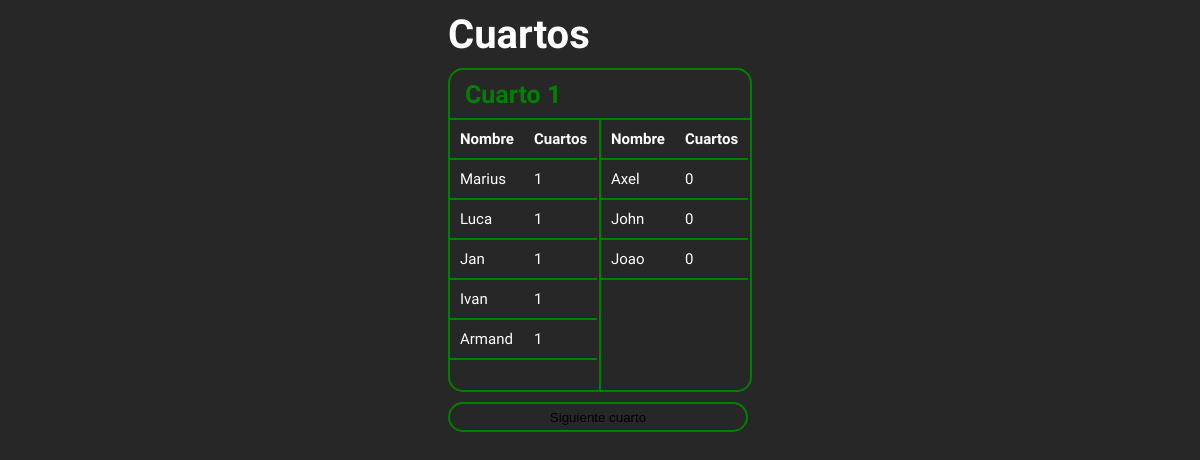
/partido/cuartos, run on the app's committed database.
### src/database/models.py (models this page shows)
class Jugador(Base):
    __tablename__ = 'jugadores'
    id = Column(Integer, primary_key=True)
    numero = Column(String, nullable=False)
    nombre = Column(String, nullable=True)
    min_tot = Column(Integer, default=0)

### main.py (the view)
@app.route('/partido/cuartos')
def cuartos():
    partido = db.obtener_partido_activo()
    jugadores = db.listar_jugadores()
    convocados = partido['convocados']
    en_pista = partido['en_pista']
    banquillo = []
    for jugador in convocados:
        if jugador not in en_pista:
            banquillo.append(jugador)
    return render_template('cuartos.html', partido=partido, jugadores=jugadores, banquillo = banquillo)

### src/database/db_manager.py (called while the page is built)
    def listar_jugadores(self):
        jugadores = self.session.query(Jugador).all()
        return jugadores

    def obtener_partido_activo(self):
        partido = self.session.query(PartidoActivo).filter(PartidoActivo.id == 1).first()
        if not partido:
            return None
        convocados = json.loads(partido.convocados)
        en_pista = json.loads(partido.en_pista)
        cuarto_actual = partido.cuarto_actual
        cuartos_jugados = json.loads(partido.cuartos_jugados)
        return {
            'convocados': convocados,
            'en_pista': en_pista,
            'cuarto_actual': cuarto_actual,
            'cuartos_jugados': cuartos_jugados
        }

### templates/cuartos.html (shortened to what this page needs)
<!DOCTYPE html>
<html lang="en">
<head>
    <link rel="stylesheet" href="{{ url_for('static', filename='css/style.css') }}">
<body>
    <div class="contenido">
        <div class="main">
            <h1 class="titulo" id="equipo">Cuartos</h1>
            <div class="cuartos">
                <div class="arriba">
                    <h1 class="titulo" id="cuarto">Cuarto {{ partido.cuarto_actual }}</h1>
                </div>
                <div class="abajo">
                    <div class="izq">
                        <table class="tabla" id="tablacuartos">
                            <tr>
                                <th>Nombre</th>
                                <th>Cuartos</th>
                            </tr>
                            {% for numero in partido.en_pista %}
                                {% for jugador in jugadores %}
                                    {% if jugador.numero == numero|string %}
                                    <tr>
                                        <td>{{ jugador.nombre }}</td>
                                        <td>{{ partido.cuartos_jugados[numero|string] }}</td>
                                    </tr>
                                    {% endif %}
                                {% endfor %}
                            {% endfor %}
                        </table>
                    </div>
                    <div class="der">
                         <table class="tabla" id="tablacuartos">
                            <tr>
                                <th>Nombre</th>
                                <th>Cuartos</th>
                            </tr>
                            {% for numero in banquillo %}
                                {% for jugador in jugadores %}
                                    {% if jugador.numero == numero|string %}
                                    <tr>
                                        <td>{{ jugador.nombre }}</td>
                                        <td>{{ partido.cuartos_jugados[numero|string] }}</td>
                                    </tr>
                                    {% endif %}
                                {% endfor %}
                            {% endfor %}
                        </table>
                    </div>
                </div>
            </div>
            <button type="submit" class="boton" id="boton_cuartos" method="POST" action="/siguiente_cuarto">
                Siguiente cuarto
            </button>
        </div>
    </div>
</body>
</html>

### static/css/style.css (style rules this page uses)
body { display: flex; flex-direction: column; align-items: center; justify-content: center; background-color: #272727; }
.titulo { font-family: "Roboto Condensed", sans-serif; font-size: 30px; margin-bottom: 10px; margin-top: 3px; color: white; }
#equipo { font-size: 40px; width: 300px; }
.contenido { padding-bottom: 70px; }
.boton { border: 2px solid green; border-radius: 5px; width: 99%; height: 30px; background-color: #272727; }
table, th, td { border-bottom: 2px solid green; border-collapse: collapse; padding: 10px; width: 100%; color: white; font-family: "SN Pro", sans-serif; margin-bottom: 30px; }
.cuartos { display: flex; flex-direction: column; background-color: transparent; width: 300px; height: 320px; border: 2px solid green; border-radius: 15px; }
#cuarto { font-size: 25px; margin-left: 15px; margin-top: 10px; color: green; }
#tablacuartos { width: 10px; font-size: 15px; padding: 5px; }
#boton_cuartos { margin-top: 10px; border-radius: 15px; width: 300px; height: 30px; }
.arriba { display: flex; flex-direction: row; border-bottom: 2px solid green; align-items: center; width: 100%; height: 15%; }
.abajo { display: flex; flex-direction: row; width: 100%; height: 85%; }
.izq { background-color: transparent; width: 50%; height: 100%; border-right: 1px solid green; }
.der { background-color: transparent; width: 50%; height: 100%; border-left: 1px solid green; }

### data on the page
Jugador: nombre "Marius", cuartos_jugados "1"
Jugador: nombre "Luca", cuartos_jugados "1"
Jugador: nombre "Jan", cuartos_jugados "1"
Jugador: nombre "Ivan", cuartos_jugados "1"
Jugador: nombre "Armand", cuartos_jugados "1"
Jugador: nombre "Axel", min_tot "0"
Jugador: nombre "John", min_tot "0"
Jugador: nombre "Joao", min_tot "0"

### other printed values
{{ partido.cuarto_actual }} "1"
